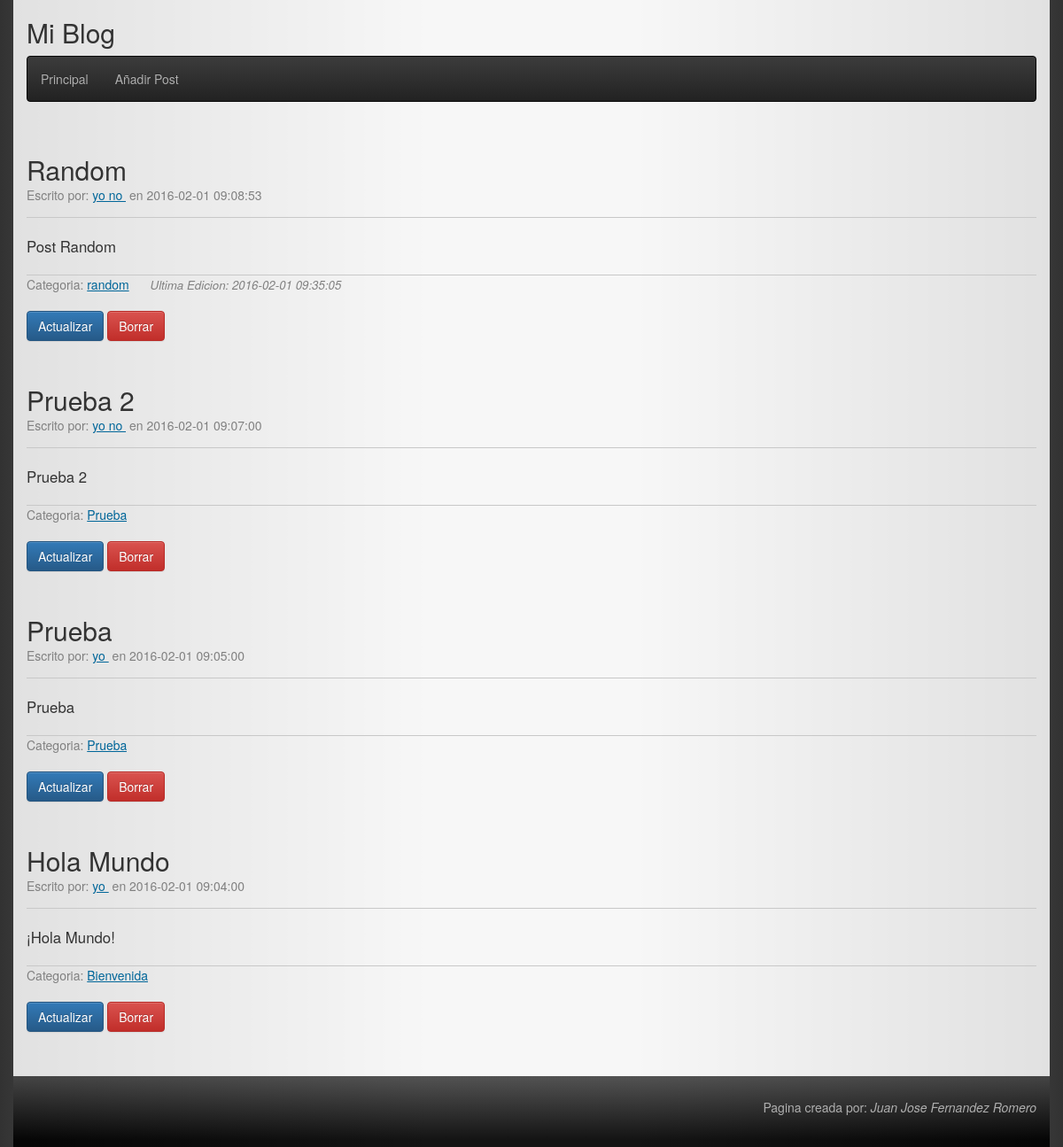
The app's page /Controller/index.php with its own data.
### tables this page shows
CREATE TABLE IF NOT EXISTS `articulos` (
`id` int(11) NOT NULL,
  `titulo` varchar(100) NOT NULL,
  `articulo` text NOT NULL,
  `autor` varchar(50) NOT NULL,
  `fecha` datetime NOT NULL,
  `categoria` varchar(200) DEFAULT NULL,
  `editado` tinyint(1) DEFAULT '0',
  `fechaEdicion` datetime DEFAULT NULL
);

### Controller/index.php (called while the page is built)
<?php
  require_once '../Model/Articulo.php';
  include '../View/cabecera.php';
  include '../View/listado.php';
  include '../View/piedepagina.php';

### Model/Articulo.php (called while the page is built, shortened)
<?php
class Articulo {
    private $titulo;
    private $articulo;
    private $autor;
    private $categoria;
    private $fecha;
    private $fechaEdicion;
    private $editado;
    public function __construct($titulo, $articulo, $autor, $fecha, $categoria = "", $id = null, $editado = false, $fechaEdicion = null) {
        $this->titulo = $titulo;
        $this->articulo = $articulo;
        $this->autor = $autor;
        $this->categoria = $categoria;
        $this->fecha = $fecha;
        $this->fechaEdicion = $fechaEdicion;
        $this->editado = $editado;
    }
    public function getTitulo() {
        return $this->titulo;
    }
    public function getArticulo() {
        return $this->articulo;
    }
    public function getAutor() {
        return $this->autor;
    }
    public function getFecha() {
        return $this->fecha;
    }
    public function getCategoria() {
        return $this->categoria;
    }
    public function getFechaEdicion() {
        return $this->fechaEdicion;
    }
    public function getEditado() {
        return $this->editado;
    }
    public static function getArticulos($filtro, $valor) {
    $conexion = blogDB::connectDB();
    if ($filtro !== "" && $valor !== "") {
        $seleccion = "SELECT * FROM articulos WHERE $filtro LIKE '%$valor%' ORDER BY fecha DESC";
    } else {
        $seleccion = "SELECT * FROM articulos ORDER BY fecha DESC";
    }
    $consulta = $conexion->query($seleccion);
    $articulos = [];
    while ($registro = $consulta->fetchObject()) {
      $articulos[] = new Articulo($registro->titulo, $registro->articulo, $registro->autor,
        $registro->fecha, $registro->categoria, $registro->id, $registro->editado, $registro->fechaEdicion);
    }
    return $articulos;
  }
}

### View/listado.php (the view, shortened to what this page needs)
<div class="container">
<?php
$filtro="";
$valor="";
$data["articulos"] = Articulo::getArticulos($filtro, $valor);
foreach ($data["articulos"] as $articulo) {
    ?>
    <div class="article">
        <h2 class="page-header article-title"><?=$articulo->getTitulo()?></h2>
        <div class="article-meta">
            Escrito por:
                <form class="inline" action="../Controller/index.php" method="post">
                    <input class="submitLink" type="submit" value="<?=$articulo->getAutor()?> ">
                </form>
            en <?=$articulo->getFecha()?>
        </div>
        <article class="article-body"><?=$articulo->getArticulo()?></article>
        <footer class="">
            <div class="footer-meta">Categoria:
                <form class="inline" action="../Controller/index.php" method="post">
                    <input class="submitLink" type="submit" value="<?=$articulo->getCategoria()?>">
                </form>
            <?php if ($articulo->getEditado() == 1) { ?> <span class="article-edit">Ultima Edicion: <?=$articulo->getFechaEdicion()?></span> <?php } ?>
            </div>
            <form class="inline" action="../Controller/updateArticulo.php" method="post">
                <input class="btn btn-primary" type="submit" value="Actualizar">
            </form>
            <form class="inline" action="../Controller/deleteArticulo.php" method="post">
                <input class="btn btn-danger" type="submit" name="borrarArticulo" value="Borrar">
            </form>
        </footer>
    </div>
<?php
}
?>
</div>

### View/cabecera.php (shortened to what this page needs)
<!DOCTYPE html>
<html>
    <head>
        <link type="text/css" rel="stylesheet" href="../View/css/style.css">
        <link rel="stylesheet" type="text/css" href="../View/css/bootstrap.min.css">
        <link rel="stylesheet" type="text/css" href="../View/css/bootstrap-theme.min.css">
    </head>
    <body>
        <div class="container">
            <header class="header">
                <h2 class="tituloHeader">Mi Blog</h2>
                <nav class="navbar navbar-inverse">
                    <ul class="nav navbar-nav">
                        <li><a href="../Controller/index.php">Principal</a></li>
                        <li><a href="../Controller/addArticulo.php">Añadir Post</a></li>
                    </ul>
                </nav>
            </header>
        </div>
    </body>
</html>

### View/piedepagina.php
<div class="container container-inverse">
    <footer>
        <p class="autor">Pagina creada por: <em>Juan Jose Fernandez Romero</em></p>
    </footer>
</div>

### View/css/style.css (style rules this page uses)
body { background: linear-gradient(left, rgb(50, 50, 50) 0%,rgb(200, 200, 200) 40%, rgb(200, 200, 200) 60%, rgb(50, 50, 50) 100%); background: -webkit-linear-gradient(left, rgb(50, 50, 50) 0%,rgb(200, 200, 200) 40%, rgb(200, 200, 200) 60%, rgb(50, 50, 50) 100%); background: -moz-linear-gradient(left, rgb(50, 50, 50) 0%,rgb(200, 200, 200) 40%, rgb(200, 200, 200) 60%, rgb(50, 50, 50) 100%); }
.container { background: rgba(255, 255, 255, 0.85); }
.container-inverse { color: rgb(175, 175, 175)!important; background: linear-gradient(top, rgba(70, 70, 70, 0.90) 0%,rgba(0, 0, 0, 0.90) 90%); background: -webkit-linear-gradient(top, rgba(70, 70, 70, 0.90) 0%,rgba(0, 0, 0, 0.90) 90%); background: -moz-linear-gradient(top, rgba(70, 70, 70, 0.90) 0%,rgba(0, 0, 0, 0.90) 90%); padding-top: 25px; padding-bottom: 25px; }
.inline { display: inline-block!important; }
.submitLink { display: inline-block; background: none; border: none; padding: 0; color:#069; text-decoration:underline; cursor:pointer; }
.navbar-inverse .navbar-nav>li>a { color: rgb(175, 175, 175)!important; }
.page-header { border-bottom: 1px solid rgb(200, 200, 200)!important; }
.article { margin-bottom: 50px; }
.article-title { margin-bottom: 0px!important; padding-bottom: 2px!important; border-bottom: none!important; }
.article-meta { color: grey; margin-bottom: 15px; }
.article-body { font-size: 1.2em; padding-top: 20px; padding-bottom: 20px; margin-bottom: 10px; border-top: 1px solid rgb(200, 200, 200); border-bottom: 1px solid rgb(200, 200, 200); }
.footer-meta { color: grey; margin-top: -10px; margin-bottom: 20px; }
.article-edit { display: inline-block; margin-left: 20px; font-size: 0.95em; font-style: italic; }
.autor { text-align: right; }

### records on screen
articulos: titulo "Random", autor "yo no", fecha "2016-02-01 09:08:53", articulo "Post Random", categoria "random", fechaEdicion "2016-02-01 09:35:05"
articulos: titulo "Prueba 2", autor "yo no", fecha "2016-02-01 09:07:00", articulo "Prueba 2", categoria "Prueba"
articulos: titulo "Prueba", autor "yo", fecha "2016-02-01 09:05:00", articulo "Prueba", categoria "Prueba"
articulos: titulo "Hola Mundo", autor "yo", fecha "2016-02-01 09:04:00", articulo "¡Hola Mundo!", categoria "Bienvenida"
